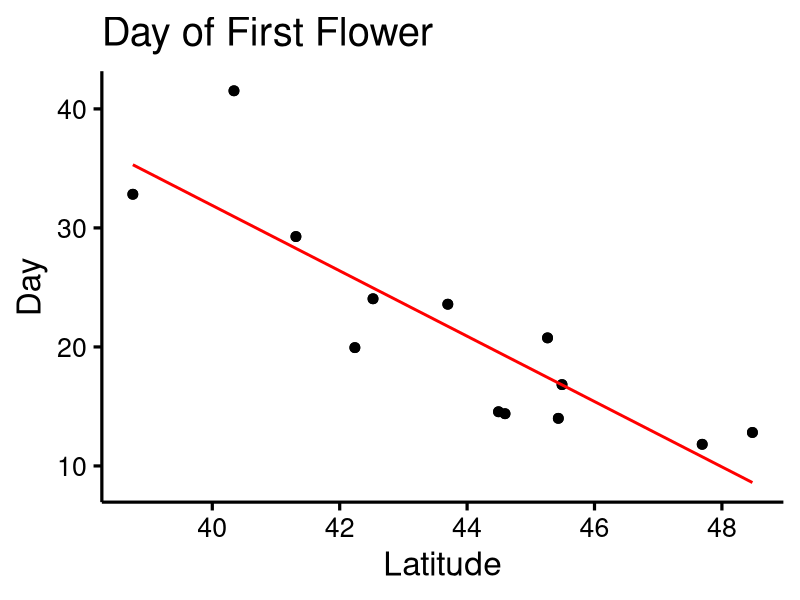
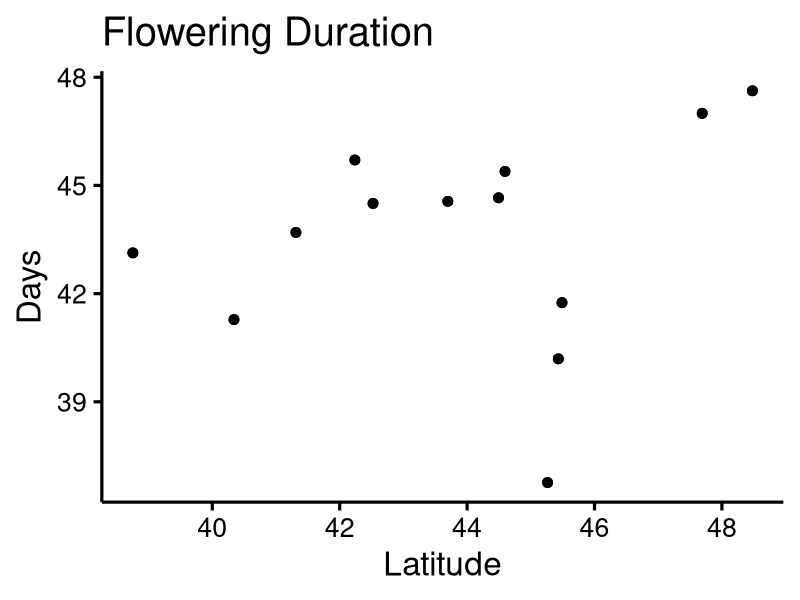
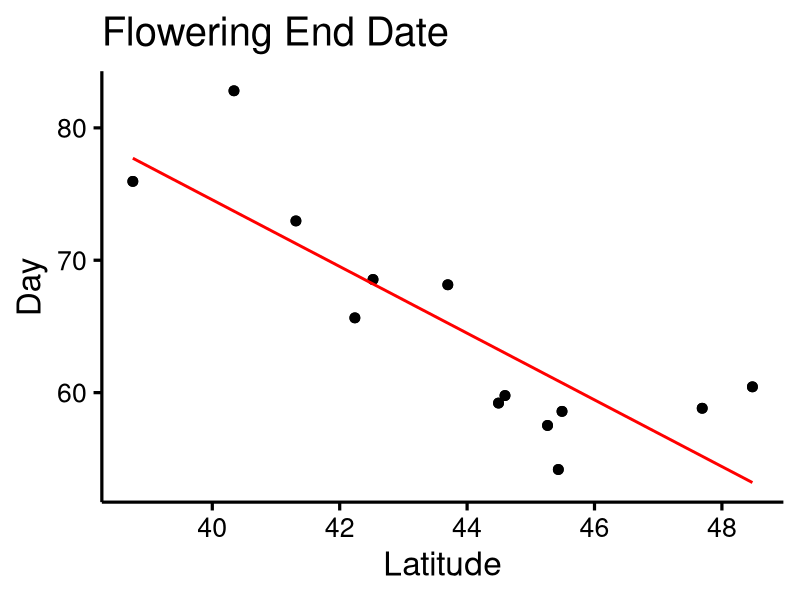
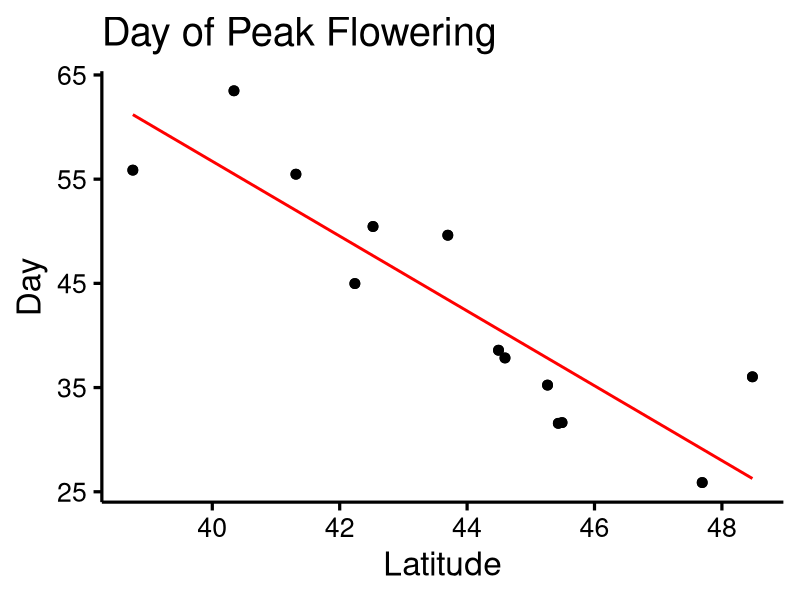
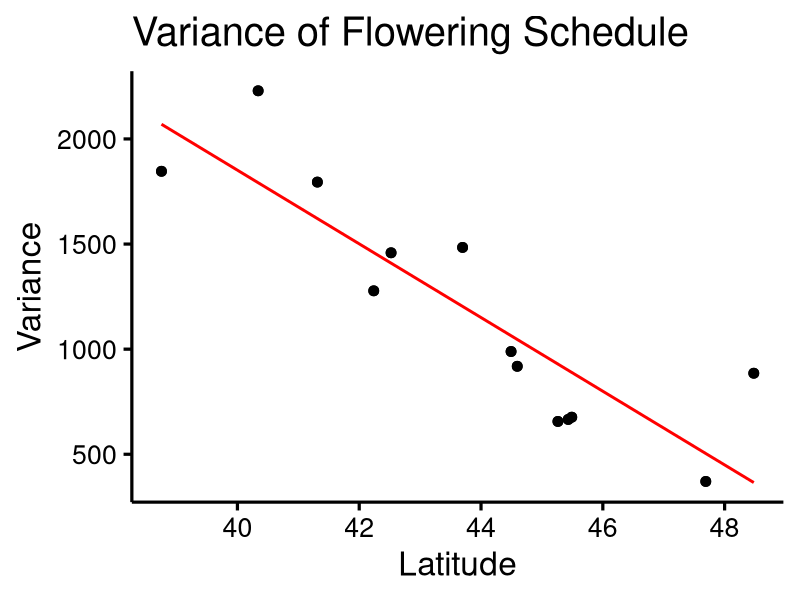
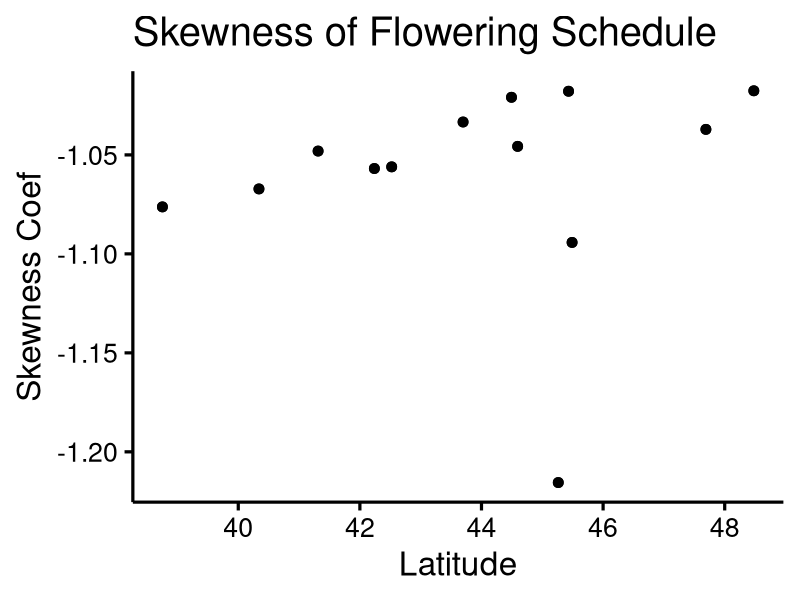
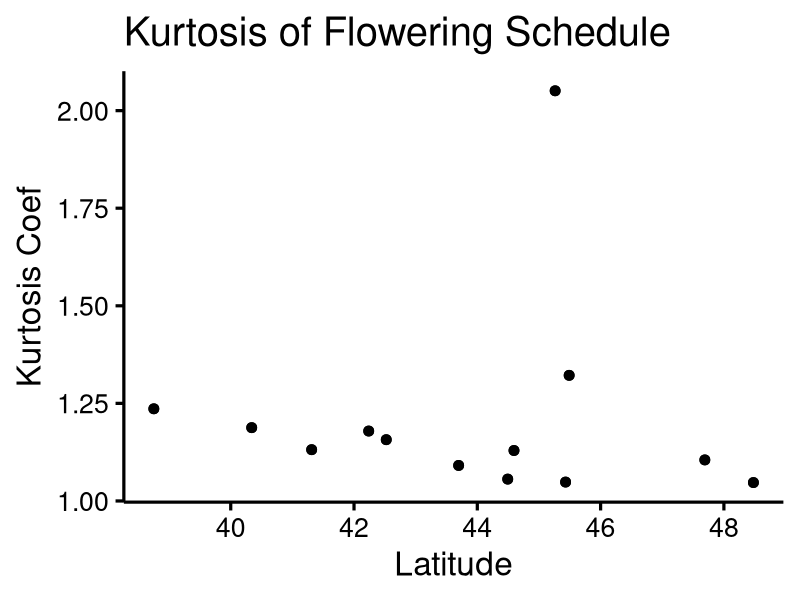
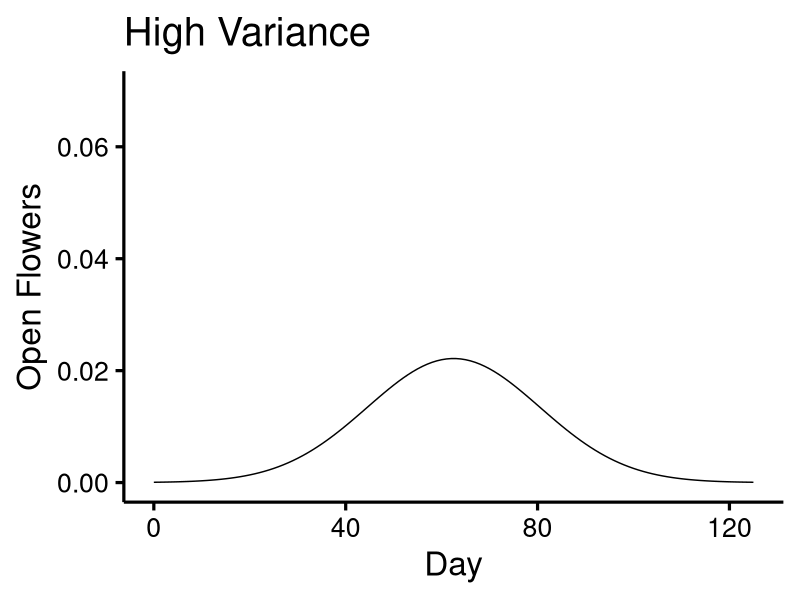

Write the R code that produced these figures, in order.
## ---- chunk 1
dat<-read.csv("./data/FloralDisplayPop.csv") # Latitudes of population origin were added to the csv file manually.
library(ggplot2)
library(dplyr)

theme_custom<-function(base_size = 24, base_family = ""){
  theme_bw(base_size = base_size, base_family = base_family) %+replace% 
    theme(axis.text = element_text(size = rel(0.8),colour="black"),
          axis.ticks = element_line(colour = "black"), 
          legend.position = "none",
          panel.border = element_rect(fill = NA, colour = NA), 
          panel.grid.major = element_line(colour = NA,size = 0), 
          panel.grid.minor = element_line(colour = NA,size = 0), 
          axis.line = element_line(colour ="black")
    )
}
## ---- chunk 2
#Julian day first flower x Latitude
FirstFlwr<- ggplot(data=dat,mapping=aes(x=Latitude,y=Start)) + geom_point(size=3) + labs(x="Latitude",y="Day",title="Day of First Flower") + theme_custom() + geom_smooth(method = "lm", se=F, colour="red")

FirstFlwr

reg4<-lm(Start~Latitude,data=dat)
summary(reg4)

pdf("FirstFlwr.pdf",width=10,height=6)
FirstFlwr
dev.off()

#Duration x Latitude
Duration<- ggplot() + geom_point(data=dat,mapping=aes(x=Latitude,y=Duration),size=3) + labs(x="Latitude",y="Days",title="Flowering Duration") + theme_custom()

Duration

reg5<-lm(Duration~Latitude,data=dat)
summary(reg5)

pdf("Duration.pdf",width=10,height=6)
Duration
dev.off()


#End Date x Latitude
EndDate<-ggplot(data=dat,mapping=aes(x=Latitude,y=End)) + geom_point(size=3) + labs(x="Latitude",y="Day",title="Flowering End Date") + theme_custom() + geom_smooth(method = "lm", se=F, colour="red")

EndDate

reg6<-lm(End~Latitude,data=dat)
summary(reg6)

pdf("End.pdf",width=10,height=6)
EndDate
dev.off()


## ---- chunk 3
# Peak (mean) flowering x Latitude
Peak <- ggplot(data=dat,mapping=aes(x=Latitude,y=Peak)) + geom_point(size=3) + labs(x="Latitude",y="Day",title="Day of Peak Flowering") + theme_custom() + geom_smooth(method = "lm", se=F, colour="red")

Peak

reg0<-lm(Peak~Latitude,data=dat)
summary(reg0)

pdf("Peak.pdf",width=10,height=6)
Peak
dev.off()


# Variance x Latitude
VarST<- ggplot(data=dat,mapping=aes(x=Latitude,y=Var)) + geom_point(size=3) + labs(x="Latitude",y="Variance",title="Variance of Flowering Schedule") + theme_custom() + geom_smooth(method = "lm", se=F, colour="red")

VarST

reg1<-lm(Var~Latitude,data=dat)
summary(reg1)

pdf("Variance.pdf",width=10,height=6)
VarST
dev.off()

#Skew x Latitude
SkewST<- ggplot(data=dat,mapping=aes(x=Latitude,y=Skew)) + geom_point(size=3) + labs(x="Latitude",y="Skewness Coef",title="Skewness of Flowering Schedule") + theme_custom()

SkewST

reg2<-lm(Skew~Latitude,data=dat)
summary(reg2)

pdf("Skewness.pdf",width=10,height=6)
SkewST
dev.off()

#Kurtosis x Latitude
KurtST<- ggplot(data=dat,mapping=aes(x=Latitude,y=Kurt)) + geom_point(size=3) + labs(x="Latitude",y="Kurtosis Coef",title="Kurtosis of Flowering Schedule") + theme_custom()

KurtST

reg3<-lm(Kurt~Latitude,data=dat)
summary(reg3)

pdf("Kurtosis.pdf",width=10,height=6)
KurtST
dev.off()

## ---- chunk 4
#Low Variance
x<-seq(0,125,by=1)
y<-dnorm(x,mean=62.5,sd=6)
LowVar<-qplot(x,y,geom="line") + ylim(0,0.07) + theme_custom() + ylab("Open Flowers") + xlab("Day") + ggtitle("Low Variance")

#High Variance
x<-seq(0,125,by=1)
y2<-dnorm(x,mean=62.5,sd=18)
HighVar<-qplot(x,y2,geom="line") + ylim(0,0.07) + theme_custom() + ylab("Open Flowers") + xlab("Day")+ ggtitle("High Variance")

HighVar
LowVar

pdf("LowVariance.pdf",width=10,height=6)
LowVar
dev.off()

pdf("HighVariance.pdf",width=10,height=6)
HighVar
dev.off()
